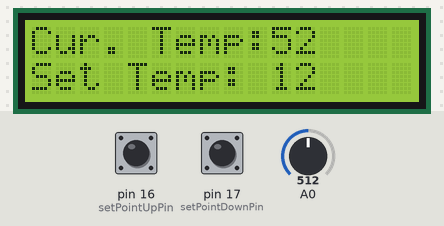
A sketch run on a simulated Arduino Uno, built with avr-gcc and run on an emulated ATmega328P. Shown: 16×2 character LCD. Inputs (shaded band) come from the test bench; at power-on: A0 = 512, pin 16 (setPointUpPin) LOW, pin 17 (setPointDownPin) LOW. WiFi joins after 1.5 s; servers stay silent unless stated; uploads are accepted with an empty reply.

Above: at 2.7 s.
2.8 s: A0 set to 716
At 5.2 s:
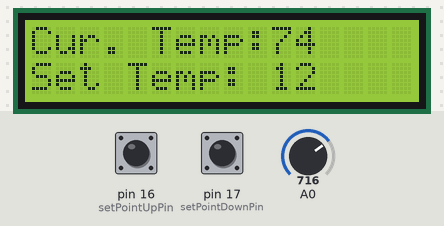
5.5 s: pin 16 (setPointUpPin) pulled HIGH for 0.15 s
At 5.8 s:
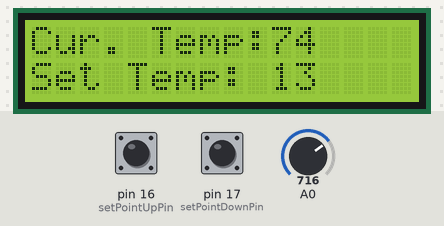
7.1 s: pin 16 (setPointUpPin) pulled HIGH for 1 s
At 8.3 s:
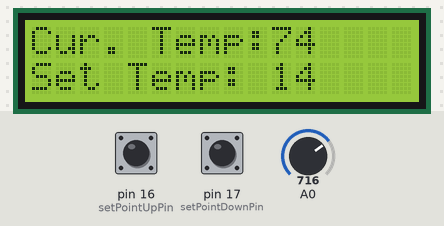
9.6 s: A0 set to 900
At 11.2 s:
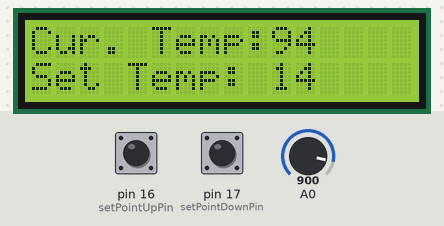
11.5 s: pin 17 (setPointDownPin) pulled HIGH for 0.15 s
At 12.7 s:
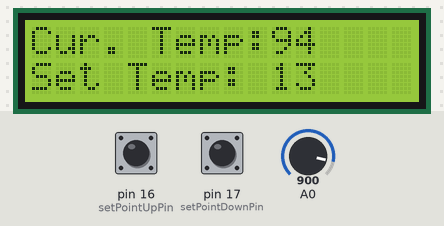
13.1 s: pin 17 (setPointDownPin) pulled HIGH for 1 s
At 14.0 s:
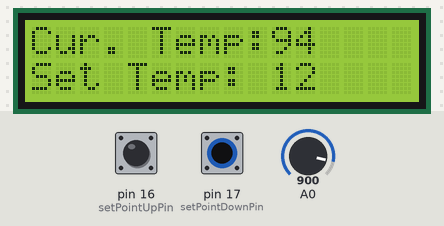
Timing chart, 0 to 16.1 s (numbered marks = the images above; inputs shaded):
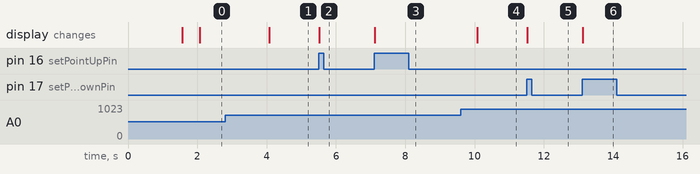

Measured:
- after the input at 2.8 s, the display: changes after 1.3 s (image 1)
- after the input at 5.5 s, the display: changes at once (image 2)
- after the input at 7.1 s, the display: changes at once (image 3)
- after the input at 9.6 s, the display: changes after 0.47 s (image 4)
- after the input at 11.5 s, the display: changes at once (image 5)
- after the input at 13.1 s, the display: changes at once (image 6)

The sketch:

ThermostatSimple.ino
```cpp
// include the library code:
#include <LiquidCrystal.h>
#include <SPI.h>
#include <Ethernet.h>


//initializes/defines the output pins for sensors and buttins
const int tempSensorAPin= 0;
const int boilerPowerPin = 19;
const int setPointDownPin = 17;
const int setPointUpPin = 16;

//Initialize the variables required for switch debouncing
boolean setPointUpCurrentState = LOW;
boolean setPointUpLastState = LOW;
boolean setPointUpDebouncedState = LOW;
boolean setPointDownCurrentState = LOW;
boolean setPointDownLastState = LOW;
boolean setPointDownDebouncedState = LOW;
int debounceInterval = 15;//wait 20 ms for button pin to settle
unsigned long timeOfLastButtonEventUp = 0;//store the last time the button state changed
unsigned long timeOfLastButtonEventDown = 0;

//Intialize variables required for temperature sensing
unsigned long timeOfLastTempCheck = 0;
int tempCheckInterval = 2000;
int heatCallCount = 5;
int setTemp = 12;
int currentTemp = 10;
boolean setPointLocalUpdate = false;
float lastSentTemp = 10.0;


// initialize the LCD library with the numbers of the interface pins
LiquidCrystal lcd(7, 6, 5, 4, 3, 2);

// Initialize Ethernet Adapter
byte mac[] = {
  0xDE, 0xAD, 0xBE, 0xEF, 0xFE, 0xED };
//  IPAddress ip(192,168,1,177);
EthernetClient client;

// Intialize ThingSpeak Settings
IPAddress server(184,106,153,149); // IP Address for the ThingSpeak API
String writeAPIKey = "7GH25707INIBKFUB";    // Write API Key for a ThingSpeak Channel - GlanworthThermo
const int writeUpdateInterval = 32 * 1000;        // Time interval in milliseconds to update ThingSpeak
const int readUpdateInterval = 11 * 1000;        // Time interval in milliseconds to read ThingSpeak

// Thing Speak Variable Setup
boolean isRead = false;
boolean capChar = false;
String JSONResponse = "";
int startChar = 0;
int endChar = 0;
String sSetTemp = "";
long lastWriteConnectionTime = 0;
long lastReadConnectionTime = 0;
boolean lastConnected = false;
int resetCounter = 0;


void setup()
{
  //Serial for debug
  //Serial.begin(9600);

  //set up digital pins
  pinMode(boilerPowerPin, OUTPUT);
  pinMode(setPointDownPin, INPUT);
  pinMode(setPointUpPin, INPUT);

  // set up the LCD's number of columns and rows:
  lcd.begin(16, 2);
  lcd.print("Cur. Temp:");
  lcd.setCursor(0,1);
  lcd.print("Set Temp:");

   // start the Ethernet connection
   Ethernet.begin(mac);

   //Set the analog ref for tenperature sensing
   analogReference(INTERNAL);
 }

//main loop
void loop()
{
  unsigned long currentTime = millis();

  //Are we due a temperature check
  if(currentTime - timeOfLastTempCheck > tempCheckInterval){
    //Get temp and set resolution to 0.5 Degrees
    currentTemp = getTempCelcius(tempSensorAPin);
    timeOfLastTempCheck = currentTime;
  }

  lcd.setCursor(10,0);
  lcd.print(currentTemp);

  lcd.setCursor(10,1);
  lcd.print(setTemp);

  //Work out if we should call for heat iorning out for odd values (need 5 in a row to actually call)
  if (currentTemp < setTemp && heatCallCount < 10)  {
    heatCallCount++;
  } else if ((currentTemp > (setTemp + 1.0)) && heatCallCount > 0) {
      heatCallCount--;
  }

  if (heatCallCount > 9) {
    digitalWrite(boilerPowerPin, LOW);
  } else if (heatCallCount < 1){
    digitalWrite(boilerPowerPin, HIGH);
  }

  //Read set point up and down buttons with debounce
  //Temp Up Button
  setPointUpCurrentState = digitalRead(setPointUpPin);
  if(setPointUpCurrentState != setPointUpLastState){
    timeOfLastButtonEventUp = currentTime;
  }
  if (currentTime - timeOfLastButtonEventUp > debounceInterval){
    if (setPointUpCurrentState != setPointUpDebouncedState){
      setPointUpDebouncedState = setPointUpCurrentState;
      if (setPointUpDebouncedState == HIGH){
        setTemp = setTemp+1;
        setPointLocalUpdate = true;
      }
    }
  }
  setPointUpLastState = setPointUpCurrentState;

  //Temp DOwn Button
  setPointDownCurrentState = digitalRead(setPointDownPin);
  if(setPointDownCurrentState != setPointDownLastState){
    timeOfLastButtonEventDown = currentTime;
  }
  if (currentTime - timeOfLastButtonEventDown > debounceInterval){
    if (setPointDownCurrentState != setPointDownDebouncedState){
      setPointDownDebouncedState = setPointDownCurrentState;
      if (setPointDownDebouncedState == HIGH){
        setTemp = setTemp-1;
        setPointLocalUpdate = true;
      }
    }
  }
  setPointDownLastState = setPointDownCurrentState;
  //END of Buttin check code

  //Verfiy if we have a message from web connection and captue relevant JSON
  if (client.available()){
    char c = client.read();
    if (c == '[') {
      capChar = true;
    }
    if (capChar) JSONResponse += (c);
    if (c == ']') {
      capChar = false;
    }
  }

  // Disconnect from ThingSpeak
  if (!client.connected() && lastConnected){
    delay(1000);
    //If we read a set temp process it
    if(isRead){
      //Serial.println("JSON: " + JSONResponse);
      startChar = JSONResponse.indexOf("field2\":\"")+9;
      endChar = startChar + 2;
      sSetTemp = JSONResponse.substring(startChar, endChar);
      //Serial.println("recieved temp: " + sSetTemp);
      char carray[sSetTemp.length() + 1]; //determine size of the array
      sSetTemp.toCharArray(carray, sizeof(carray)); //put readStringinto an array
      setTemp = atof(carray); //convert the array into an Float
      JSONResponse = "";
      isRead = false;
    }
    client.stop();
  }

  // read set point is delaty past and local update not happened
  if(!setPointLocalUpdate && !client.connected() && (millis() - lastReadConnectionTime > readUpdateInterval)){
    readThingSpeak();
  }


   // Update ThingSpeak if temperature or set point has changed since last update
  if(currentTemp != lastSentTemp || setPointLocalUpdate){
    if(!client.connected() && (millis() - lastWriteConnectionTime > writeUpdateInterval)){
      if(!setPointLocalUpdate){
        updateThingSpeak("field1="+ String(currentTemp) + "&field2="+ String(setTemp));
      } else {
        updateThingSpeak("field1="+ String(currentTemp) + "&field2="+ String(setTemp));
      setPointLocalUpdate = false;
      };
      lastSentTemp = currentTemp;
    }
  }

  lastConnected = client.connected();

}

int getTempCelcius(int pin)
{
  int x=0;
  unsigned long totRawVoltage = 0;
  int rawvoltage= analogRead(pin);
  delay(60);
  for(x = 0; x < 64; x++){
    totRawVoltage += analogRead(pin);
  }
  rawvoltage = totRawVoltage >> 6;
  //rawvoltage = analogRead(pin);
  //Uses 1.1v internal refernce
  float tempDegC = rawvoltage/9.31;
  //Adjust for sensor inacuracy
  tempDegC = tempDegC - 2;
  return (int)tempDegC;
}


void updateThingSpeak(String tsData)
{
  if (client.connect(server, 80)) {
    // Make a HTTP request:
    client.print("POST /update HTTP/1.1\n");
    client.print("Host: api.thingspeak.com\n");
    client.print("Connection: close\n");
    client.print("X-THINGSPEAKAPIKEY: "+writeAPIKey+"\n");
    client.print("Content-Type: application/x-www-form-urlencoded\n");
    client.print("Content-Length: ");
    client.print(tsData.length());
    client.print("\n\n");
    client.print(tsData);

    lastWriteConnectionTime = millis();
    resetCounter = 0;
  } else {
    resetCounter++;
    if (resetCounter >=5 ){
      resetEthernetShield();
    }
  }
  lastWriteConnectionTime = millis();
}

void readThingSpeak()
{
  if (client.connect(server, 80)){
    client.print("GET /channels/16469/feed.json?results=1 HTTP/1.1\n");
    client.print("Host: api.thingspeak.com\n");
    client.print("Connection: close\n");
    client.print("X-THINGSPEAKAPIKEY: "+writeAPIKey+"\n");
    client.print("Content-Type: application/xml\n");
    client.print("\n\n");

    lastReadConnectionTime = millis();

    if (client.connected()){
      isRead = true;
      resetCounter = 0;
    } else {
      resetCounter++;
      if (resetCounter >=5 ) {
        resetEthernetShield();
      }
    }
  } else {
    resetCounter++;
    if (resetCounter >=5 ) {
      resetEthernetShield();
    }
    lastReadConnectionTime = millis();
  }
}

void resetEthernetShield()
{
  client.stop();
  delay(1000);
  Ethernet.begin(mac);
  delay(1000);
}
```
